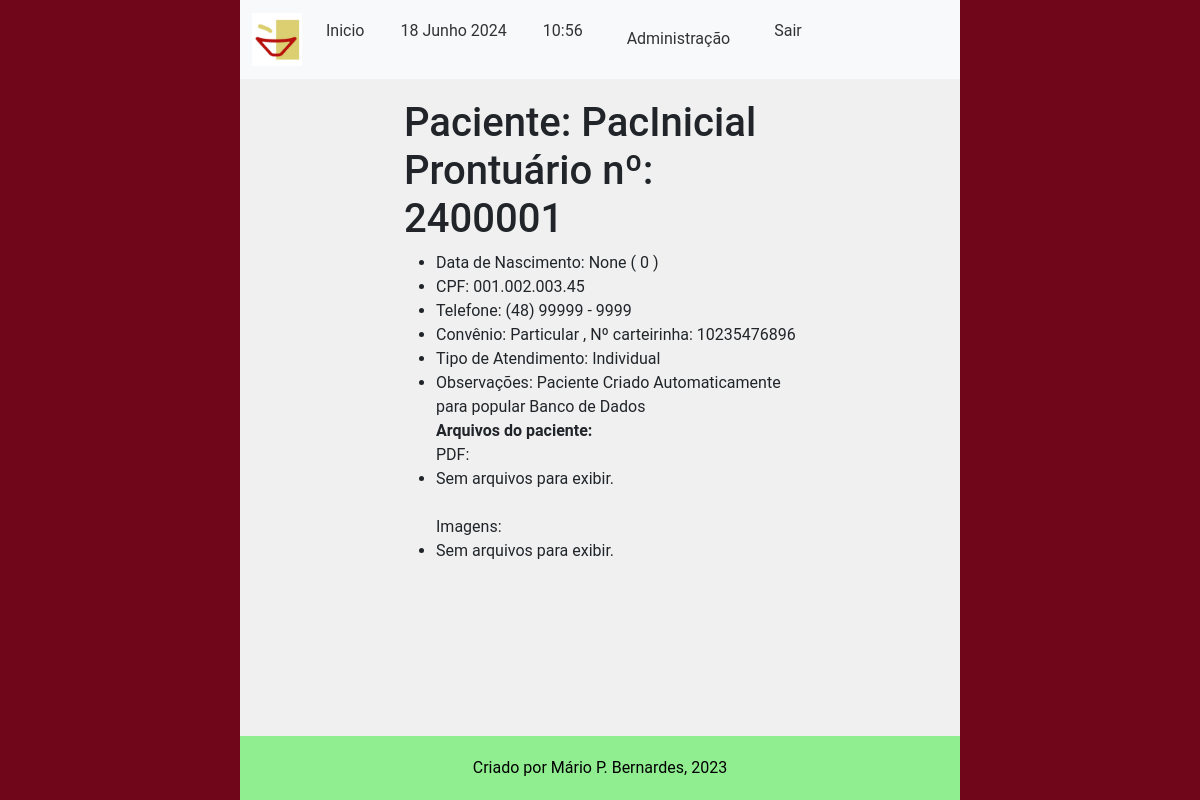
Screenshot of /main/dadospac/2400001/ (signed in) with the database file from the repository.
### main/models.py (models this page shows, shortened)
class CadastroPacientes(models.Model):
    nome = models.CharField(verbose_name='Nome do Paciente', max_length=100,
                            validators=[validate_letters, MinLengthValidator(limit_value=5)])
    prontuario_numero = models.CharField(verbose_name='Nº de Prontuario', max_length=7,
                                         default=create_prontuario_numero,
                                         unique=True, validators=[validate_numbers, MinLengthValidator(limit_value=7)])
    nascimento = models.DateField(verbose_name='Data de Nascimento', help_text='dd/mm/aaaa',
                                  validators=[validate_date_past])
    responsavel_legal = models.CharField(verbose_name='Responsável Legal', max_length=100,
                                         null=True, blank=True, validators=[validate_letters,
                                                                            MinLengthValidator(limit_value=5)])
    cpf_responsavel_legal = models.CharField(verbose_name='CPF do Responsável', max_length=11, blank=True, null=True,
                                             validators=[validate_numbers, MinLengthValidator(limit_value=11)])
    data_inicio = models.DateField(verbose_name='Data de Inicio', help_text='dd/mm/aaaa', default=datetime.now)
    data_final = models.DateField(verbose_name='Data do Desligamento', help_text='dd/mm/aaaa', blank=True, null=True,
                                  validators=[validate_date_past])
    desligado = models.BooleanField(verbose_name='Desligado', help_text='Paciente desligado', default=False)
    cpf_numero = models.CharField(verbose_name='CPF', max_length=11, unique=True,
                                  help_text="CPF de menores consta na Certidão de Nascimento",
                                  validators=[validate_numbers, MinLengthValidator(limit_value=11)])
    MOD_CHOICES = (
        (0, 'Individual'),
        (1, 'Grupo'),
        (2, 'Casal'),
    )
    modalidade_atendimento = models.IntegerField(verbose_name='Modalidade', choices=MOD_CHOICES, default=0)
    grupo = models.ForeignKey(
        'CadastroGrupos',
        related_name='membros',
        on_delete=models.PROTECT,
        blank=True,
        null=True
    )
    convenio = models.ForeignKey(
        'ConveniosAceitos',
        related_name='pacientes',
        on_delete=models.PROTECT
    )
    carteirinha_convenio = models.CharField(verbose_name='Número do Convênio',
                                            max_length=50, blank=True, null=True,
                                            validators=[validate_numbers, MinLengthValidator(limit_value=7)])
    terapeuta = models.ForeignKey(
        'CadastroProfissionais',
        related_name='pacientes',
        on_delete=models.PROTECT
    )
    endereco_rua = models.CharField(verbose_name='Endereço', max_length=100,
                                    validators=[MinLengthValidator(limit_value=10)])
    endereco_bairro = models.CharField(verbose_name='Bairro', max_length=50,
                                       validators=[MinLengthValidator(limit_value=3)])
    endereco_numero = models.CharField(verbose_name='Número', max_length=7, validators=[validate_numbers])
    endereco_complemento = models.CharField(verbose_name='Complemento', max_length=100,
                                            validators=[MinLengthValidator(limit_value=4)])
    telefone_numero = models.CharField(verbose_name='Telefone', max_length=11,
                                       validators=[validate_numbers, MinLengthValidator(limit_value=11)])
    cidade = models.CharField(verbose_name='Cidade', max_length=100, validators=[validate_letters,
                                                                                 MinLengthValidator(limit_value=3)])
    cep_numero = models.CharField(verbose_name='CEP', max_length=8, validators=[validate_numbers,
                                                                                MinLengthValidator(limit_value=8)])
    email = models.EmailField(verbose_name='E-mail')
    observacoes = models.TextField(verbose_name='Observações', blank=True, null=True)
    objects = models.Manager()
    class Meta:
        verbose_name = 'Paciente'
        verbose_name_plural = 'Pacientes'
        ordering = ["nome"]
        permissions = [
            ('transfer_pac', 'Transferir Paciente (Terapeutas)'),
            ('deslig_pac', 'Desligar Paciente (Terapeutas)'),
            ('add_pac_group', 'Adicionar Paciente a Grupo (Terapeutas)'),
            ('remove_pac_from_group', 'Remover Paciente de um Grupo (Terapeutas)')
        ]

class ConveniosAceitos(models.Model):
    nome = models.CharField(verbose_name='Convênio', max_length=50, validators=[MinLengthValidator(limit_value=3)])
    cnpj_numero = models.CharField(verbose_name='CNPJ', max_length=14, blank=False, null=True,
                                   validators=[validate_numbers, MinLengthValidator(limit_value=14)])
    endereco_rua = models.CharField(verbose_name='Endereço', max_length=100, blank=False, null=True,
                                    validators=[MinLengthValidator(limit_value=10)])
    endereco_bairro = models.CharField(verbose_name='Bairro', max_length=50, blank=False, null=True,
                                       validators=[MinLengthValidator(limit_value=3)])
    endereco_numero = models.CharField(verbose_name='Número', max_length=7, blank=False, null=True,
                                       validators=[validate_numbers])
    endereco_complemento = models.CharField(verbose_name='Complemento', max_length=100, blank=False, null=True,
                                            validators=[MinLengthValidator(limit_value=4)])
    cidade = models.CharField(verbose_name='Cidade', max_length=20, blank=False, null=True,
                              validators=[validate_letters, MinLengthValidator(limit_value=3)])
    cep_numero = models.CharField(verbose_name='CEP', max_length=8, blank=False, null=True,
                                  validators=[validate_numbers, MinLengthValidator(limit_value=8)])
    responsavel_contato = models.CharField(verbose_name='Nome do Resposável', max_length=50, blank=False, null=True,
                                           validators=[validate_letters, MinLengthValidator(limit_value=3)])
    telefone_numero = models.CharField(verbose_name='Telefone', max_length=11, blank=False, null=True,
                                       validators=[validate_numbers, MinLengthValidator(limit_value=11)])
    email = models.EmailField(verbose_name='E-mail para Contato', blank=False, null=True, )
    observacoes = models.TextField(verbose_name='Observações', blank=True, null=True)
    objects = models.Manager()
    def __str__(self):
        return f'{self.nome}'
    class Meta:
        verbose_name = 'Convênio'
        verbose_name_plural = 'Convênios'
        permissions = [
            ('add_convenio', 'Adicionar Novo Convenio (Administrativos)')
        ]

### main/views.py (the view)
@login_required(login_url="/accounts/login")
def detalhes_paciente(request: HttpRequest, prontuario_numero: str):
    current_paciente = get_current_paciente(prontuario_numero)
    nascimento = current_paciente.nascimento
    idade_paciente = calculate_age(nascimento)
    paciente_pdf = get_current_pacient_pdf_media(current_paciente)
    paciente_images = get_current_pacient_image_media(current_paciente)
    context = {
        'paciente': current_paciente,
        'idade': idade_paciente,
        'pdf_media': paciente_pdf,
        'image_media': paciente_images
    }
    return render(request, 'paciente_details.html', context)

### main/services/pacientes_services.py (called while the page is built)
def get_current_paciente(prontuario_numero: str) -> CadastroPacientes:
    current_paciente = CadastroPacientes.objects.get(prontuario_numero=prontuario_numero)
    return current_paciente

def get_current_pacient_pdf_media(current_paciente: CadastroPacientes) -> QuerySet:
    paciente_pdf_media = PacientesMedia.objects.filter(paciente=current_paciente).exclude(pdf_file='n/d')
    return paciente_pdf_media

def get_current_pacient_image_media(current_paciente: CadastroPacientes) -> QuerySet:
    paciente_image_media = PacientesMedia.objects.filter(paciente=current_paciente).exclude(image_file='n/d')
    return paciente_image_media

### main/templatetags/custom_filters.py (called while the page is built)
@register.filter(name='format_phone_number')
def format_phone_number(phone_number: str) -> str:
    if not phone_number or len(phone_number) != 11:
        return phone_number
    formatted_number = f"({phone_number[0:2]}) {phone_number[2:7]} - {phone_number[7:]}"
    return formatted_number

@register.filter(name='format_cpf')
def format_cpf(cpf_number: str) -> str:
    if not cpf_number or len(cpf_number) != 11:
        return cpf_number
    formatted_cpf = f"{cpf_number[:3]}.{cpf_number[3:6]}.{cpf_number[6:9]}.{cpf_number[9:]}"
    return formatted_cpf

### main/utils.py (called while the page is built)
def calculate_age(data_nascimento: date) -> int:
    today = date.today()
    age = relativedelta(today, data_nascimento)
    return age.years

### main/templates/paciente_details.html (shortened to what this page needs)
{% extends 'middleman1.html' %}
{% load bootstrap5 %}
{% load static%}
{% load custom_filters %}
{% block content %}
<h1> Paciente: {{ paciente.nome }} <br>
     Prontuário nº: {{ paciente.prontuario_numero }}
</h1>
    <ul>
        <li> Data de Nascimento: {{ paciente.nascimento}} ( {{ idade }} ) </li>
        <li> CPF: {{ paciente.cpf_numero | format_cpf }} </li>
        <li> Telefone: {{ paciente.telefone_numero | format_phone_number }} </li>
        <li> Convênio: {{ paciente.convenio }}
        {% if paciente.carteirinha_convenio %}
        , Nº carteirinha: {{ paciente.carteirinha_convenio }}</li>
        {% endif %}
        <li> Tipo de Atendimento: {{ paciente.get_modalidade_atendimento_display }}</li>
        <li>Observações: {{ paciente.observacoes }} </li>
        <strong> Arquivos do paciente: </strong> <br>
        PDF:
        {% for media in pdf_media %}
            <li>
                {{ media.description }} - <a href="{% url 'main:paciente/pdf' media_id=media.id %}"> Visualizar </a>
            </li>
        {% empty %}
            <li> Sem arquivos para exibir.</li>
        {% endfor %}
        <br>
            Imagens: <br>
            {% for media in image_media %}
                <li>
                    {{ media.description }} - <a href="{% url 'main:paciente/image' media_id=media.id %}"> Visualizar </a>
                </li>
            {% empty %}
                <li> Sem arquivos para exibir.</li>
            {% endfor %}
    </ul>
{% endblock %}

### main/static/main_style.css (style rules this page uses)
body { font-family: roboto; font-size: 16px; background-color: #f0f0f0; margin: 0; padding: 0; }

### rows the page displays
CadastroPacientes: nome "PacInicial", prontuario_numero "2400001", nascimento "None", cpf_numero "001.002.003.45", telefone_numero "(48) 99999 - 9999", convenio "Particular", carteirinha_convenio "10235476896", modalidade_atendimento "Individual", observacoes "Paciente Criado Automaticamente para popular Banco de Dados"

### other values shown
{{ idade }} "0"
